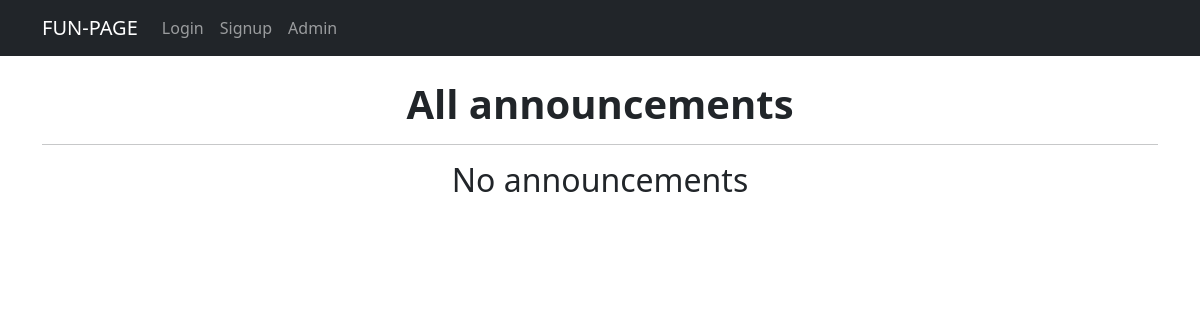
The page /ads/ on the database as committed earlier.
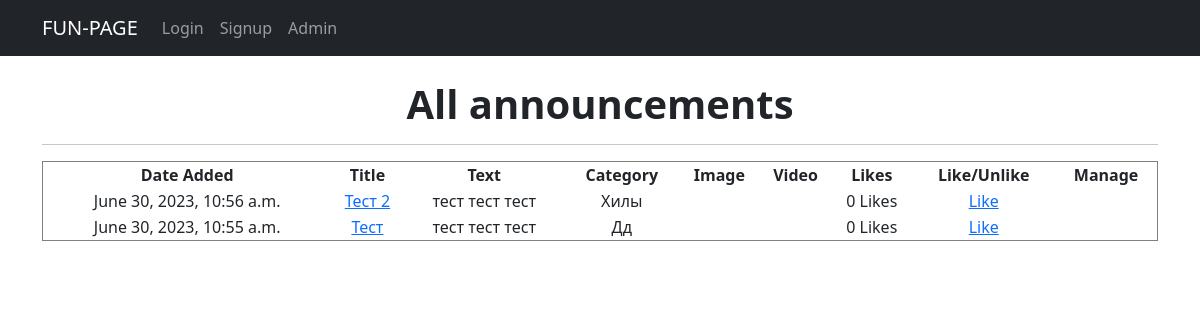
The same page on the database as committed later.
### fun/models.py (models this page shows, shortened)
class Announcement(models.Model):
    title = models.CharField(max_length=100)
    text = models.TextField()
    category = models.ForeignKey(Category, on_delete=models.CASCADE)
    author = models.ForeignKey(User, default=1, on_delete=models.CASCADE)
    date_added = models.DateTimeField(auto_now_add=True)
    image = models.ImageField(upload_to='images/', null=True, blank=True)
    video = models.FileField(upload_to='videos/', null=True, blank=True)
    likes = models.ManyToManyField(User, related_name="ad_like", blank=True)
    def likes_number(self):
        return self.likes.count()

class Category(models.Model):
    name = models.CharField(max_length=20, unique=True)
    def __str__(self):
        return f'{self.name.title()}'

### fun/views.py (the view)
# urls.py: path('ads/', AdList.as_view(), name='ads'),
class AdList(ListView):
    model = Announcement
    ordering = ['-date_added']
    paginate_by = 10
    template_name = 'ads.html'
    context_object_name = 'ads'
    def ads(request):
        ads = Announcement.objects.all()
        context = {'ads': ads}
        return render(request, 'ads.html', context)

### templates/ads.html (shortened to what this page needs)
{% extends 'flatpages/default.html' %}
{% block content %}
<h1><b> All announcements </b></h1>
<hr>
    {% if ads %}
        <table border="1" style="border-collapse: collapse; width: 100%; height: 36px;">
  <thead>
    <tr>
      <th>Date Added</th>
      <th>Title</th>
      <th>Text</th>
      <th>Category</th>
      <th>Image</th>
      <th>Video</th>
      <th> Likes </th>
      <th> Like/Unlike </th>
      <th> Manage </th>
    </tr>
  </thead>
  <tbody>
    {% for announcement in ads %}
      <tr>
        <td>{{ announcement.date_added }}</td>
        <td><a href="{% url 'ad' announcement.pk %}">{{ announcement.title|truncatechars:30 }}</a> </td>
        <td>{{ announcement.text|truncatechars:15 }}</td>
        <td>{{ announcement.category }}</td>
        <td>
        </td>
        <td>
           </td>
        <td>{{ announcement.likes_number }} Likes </td>
                  <td>
                    {% if user in announcement.likes.all %}
                  <a href ="{% url 'ad_like' announcement.id%}"> Unlike</a>
                  {% else %}
                  <a href ="{% url 'ad_like' announcement.id%}"> Like</a>
                      {% endif %}
                  </td>
              <td>
              </td>
      </tr>
    {% endfor %}
  </tbody>
</table>
    {% else %}
        <h2> No announcements </h2>
    {% endif %}
{% endblock content %}

### templates/flatpages/default.html (shortened to what this page needs)
<!DOCTYPE html>
<html lang="en">
    <head>
        {% load static %}
        <link href="{% static 'css/styles.css' %}" rel="stylesheet" />
    </head>
    <body>
        <nav class="navbar navbar-expand-lg navbar-dark bg-dark static-top">
       <div class="container">
           <a class="navbar-brand" href="">FUN-PAGE</a>
           <div class="collapse navbar-collapse" id="navbarResponsive">
               <ul class="navbar-nav ml-auto">
                   {% if user.is_authenticated %}
                   <li class="nav-item active">
                       <a class="nav-link" href="/home/">Home
                           <span class="sr-only"></span>
                       </a>
                   <li class="nav-item">
                       <a class="nav-link" href="{% url 'my_responses' %}"> My Responses </a>
                   </li>
                   </li>
                   <li class="nav-item">
                       <a class="nav-link" href="/ads/"> Announcements</a>
                   </li>
                    <li class="nav-item">
                       <a class="nav-link" href="/ads_form/"> Add </a>
                   </li>
                   <li class="nav-item">
                       <a class="nav-link" href="/profile_list/"> Profile List </a>
                   </li>
                   <li class="nav-item">
                       <a class="nav-link" href="{% url 'profile' request.user.id %}"> My Profile </a>
                   </li>
                   <li class="nav-item">
                       <a class="nav-link" href="/logout/">Logout</a>
                   </li>
                   {% else %}
                   <li class="nav-item">
                       <a class="nav-link" href="/login/"> Login </a>
                   </li>
                   <li class="nav-item">
                       <a class="nav-link" href="/signup/"> Signup </a>
                   </li>
                   {% endif %}
                   <li class="nav-item">
                       <a class="nav-link" href="/admin/">Admin</a>
                   </li>
               </ul>
           </div>
       </div>
    </nav>
        <div class="container">
            <br/>
           <div class="row">
               <div class="col-lg-12 text-center">
                   {% block content %}{% endblock content %}
               </div>
           </div>
        </div>
    </body>
</html>

Rows that differ between the two databases and show on the page:
added Announcement: date_added "June 30, 2023, 10:56 a.m.", title "Тест 2", text "тест тест тест", category "Хилы", likes_number "0", shows "Like"
added Announcement: date_added "June 30, 2023, 10:55 a.m.", title "Тест", text "тест тест тест", category "Дд", likes_number "0", shows "Like"
Other text that changed with them:
text no longer shown: "No announcements"
text now shown: "Date Added Title Text Category Image Video Likes Like/Unlike Manage"
